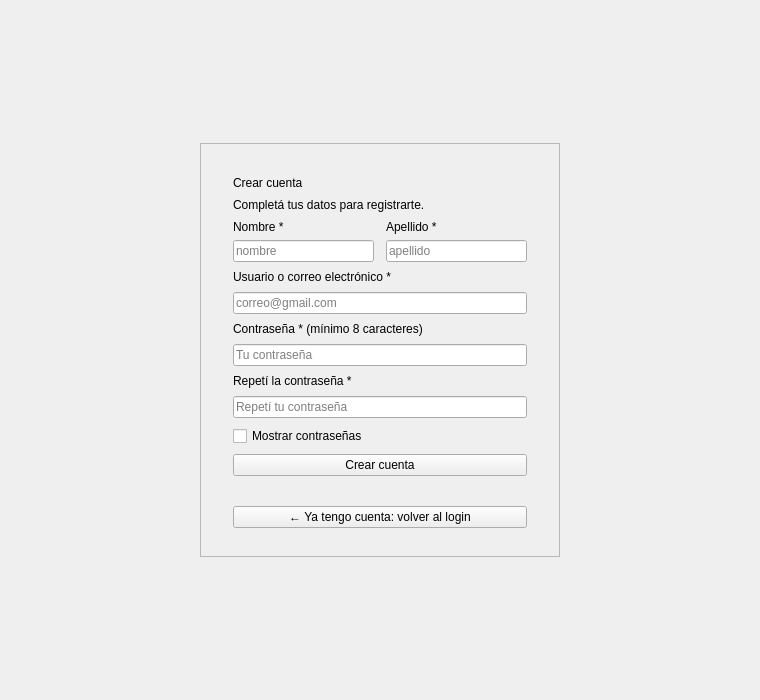
<?xml version='1.0' encoding='us-ascii'?>
<ui version="4.0">
 <class>pantalla_registro</class>
 <widget class="QWidget" name="pantalla_registro">
  <property name="geometry">
   <rect>
    <x>0</x>
    <y>0</y>
    <width>760</width>
    <height>700</height>
   </rect>
  </property>
  <property name="windowTitle">
   <string>Crear cuenta</string>
  </property>
  <layout class="QGridLayout" name="layout_pantalla">
   <item row="0" column="1">
    <spacer name="spacer_arriba">
     <property name="orientation">
      <enum>Qt::Vertical</enum>
     </property>
     <property name="sizeHint" stdset="0">
      <size>
       <width>20</width>
       <height>40</height>
      </size>
     </property>
    </spacer>
   </item>
   <item row="1" column="0">
    <spacer name="spacer_izquierda">
     <property name="orientation">
      <enum>Qt::Horizontal</enum>
     </property>
     <property name="sizeHint" stdset="0">
      <size>
       <width>40</width>
       <height>20</height>
      </size>
     </property>
    </spacer>
   </item>
   <item row="1" column="1">
    <widget class="QFrame" name="frame_tarjeta">
     <property name="minimumSize">
      <size>
       <width>360</width>
       <height>0</height>
      </size>
     </property>
     <property name="maximumSize">
      <size>
       <width>480</width>
       <height>16777215</height>
      </size>
     </property>
     <property name="frameShape">
      <enum>QFrame::StyledPanel</enum>
     </property>
     <layout class="QVBoxLayout" name="layout_tarjeta">
      <property name="spacing">
       <number>8</number>
      </property>
      <property name="leftMargin">
       <number>32</number>
      </property>
      <property name="topMargin">
       <number>32</number>
      </property>
      <property name="rightMargin">
       <number>32</number>
      </property>
      <property name="bottomMargin">
       <number>28</number>
      </property>
      <item>
       <widget class="QLabel" name="label_titulo">
        <property name="text">
         <string>Crear cuenta</string>
        </property>
       </widget>
      </item>
      <item>
       <widget class="QLabel" name="label_subtitulo">
        <property name="text">
         <string>Complet&#225; tus datos para registrarte.</string>
        </property>
       </widget>
      </item>
      <item>
       <layout class="QHBoxLayout" name="layout_nombre_apellido">
        <property name="spacing">
         <number>12</number>
        </property>
        <item>
         <layout class="QVBoxLayout" name="layout_nombre">
          <property name="spacing">
           <number>6</number>
          </property>
          <item>
           <widget class="QLabel" name="label_nombre">
            <property name="text">
             <string>Nombre *</string>
            </property>
           </widget>
          </item>
          <item>
           <widget class="QLineEdit" name="input_nombre">
            <property name="placeholderText">
             <string>nombre</string>
            </property>
           </widget>
          </item>
         </layout>
        </item>
        <item>
         <layout class="QVBoxLayout" name="layout_apellido">
          <property name="spacing">
           <number>6</number>
          </property>
          <item>
           <widget class="QLabel" name="label_apellido">
            <property name="text">
             <string>Apellido *</string>
            </property>
           </widget>
          </item>
          <item>
           <widget class="QLineEdit" name="input_apellido">
            <property name="placeholderText">
             <string>apellido</string>
            </property>
           </widget>
          </item>
         </layout>
        </item>
       </layout>
      </item>
      <item>
       <widget class="QLabel" name="label_usuario">
        <property name="text">
         <string>Usuario o correo electr&#243;nico *</string>
        </property>
       </widget>
      </item>
      <item>
       <widget class="QLineEdit" name="input_usuario">
        <property name="placeholderText">
         <string>correo@gmail.com</string>
        </property>
       </widget>
      </item>
      <item>
       <widget class="QLabel" name="label_password">
        <property name="text">
         <string>Contrase&#241;a * (m&#237;nimo 8 caracteres)</string>
        </property>
       </widget>
      </item>
      <item>
       <widget class="QLineEdit" name="input_password">
        <property name="echoMode">
         <enum>QLineEdit::Password</enum>
        </property>
        <property name="placeholderText">
         <string>Tu contrase&#241;a</string>
        </property>
       </widget>
      </item>
      <item>
       <widget class="QLabel" name="label_confirmar_password">
        <property name="text">
         <string>Repet&#237; la contrase&#241;a *</string>
        </property>
       </widget>
      </item>
      <item>
       <widget class="QLineEdit" name="input_confirmar_password">
        <property name="echoMode">
         <enum>QLineEdit::Password</enum>
        </property>
        <property name="placeholderText">
         <string>Repet&#237; tu contrase&#241;a</string>
        </property>
       </widget>
      </item>
      <item>
       <widget class="QCheckBox" name="chk_mostrar_password">
        <property name="text">
         <string>Mostrar contrase&#241;as</string>
        </property>
       </widget>
      </item>
      <item>
       <widget class="QPushButton" name="btn_registrar">
        <property name="text">
         <string>Crear cuenta</string>
        </property>
        <property name="cursor">
         <cursorShape>PointingHandCursor</cursorShape>
        </property>
       </widget>
      </item>
      <item>
       <widget class="QLabel" name="label_mensaje">
        <property name="text">
         <string />
        </property>
        <property name="wordWrap">
         <bool>true</bool>
        </property>
       </widget>
      </item>
      <item>
       <widget class="QPushButton" name="btn_volver_login">
        <property name="text">
         <string>&#8592; Ya tengo cuenta: volver al login</string>
        </property>
        <property name="cursor">
         <cursorShape>PointingHandCursor</cursorShape>
        </property>
       </widget>
      </item>
     </layout>
    </widget>
   </item>
   <item row="1" column="2">
    <spacer name="spacer_derecha">
     <property name="orientation">
      <enum>Qt::Horizontal</enum>
     </property>
     <property name="sizeHint" stdset="0">
      <size>
       <width>40</width>
       <height>20</height>
      </size>
     </property>
    </spacer>
   </item>
   <item row="2" column="1">
    <spacer name="spacer_abajo">
     <property name="orientation">
      <enum>Qt::Vertical</enum>
     </property>
     <property name="sizeHint" stdset="0">
      <size>
       <width>20</width>
       <height>40</height>
      </size>
     </property>
    </spacer>
   </item>
  </layout>
 </widget>
 <tabstops>
  <tabstop>input_nombre</tabstop>
  <tabstop>input_apellido</tabstop>
  <tabstop>input_usuario</tabstop>
  <tabstop>input_password</tabstop>
  <tabstop>input_confirmar_password</tabstop>
  <tabstop>chk_mostrar_password</tabstop>
  <tabstop>btn_registrar</tabstop>
  <tabstop>btn_volver_login</tabstop>
 </tabstops>
 <resources />
 <connections />
</ui>
